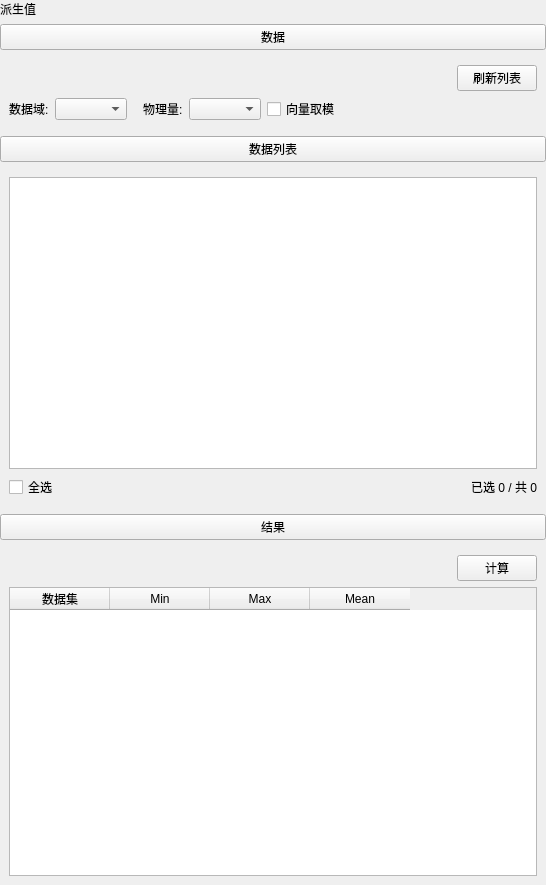
<?xml version="1.0" encoding="UTF-8"?>
<ui version="4.0">
 <class>DerivedValueSettingWidget</class>
 <widget class="QWidget" name="DerivedValueSettingWidget">
  <property name="geometry">
   <rect>
    <x>0</x>
    <y>0</y>
    <width>546</width>
    <height>885</height>
   </rect>
  </property>
  <property name="windowTitle">
   <string>统计</string>
  </property>
  <layout class="QVBoxLayout" name="verticalLayout" stretch="0,0,0,0,0,0,0">
   <property name="leftMargin">
    <number>0</number>
   </property>
   <property name="topMargin">
    <number>0</number>
   </property>
   <property name="rightMargin">
    <number>0</number>
   </property>
   <property name="bottomMargin">
    <number>0</number>
   </property>
   <item>
    <widget class="QLabel" name="label">
     <property name="text">
      <string>派生值</string>
     </property>
    </widget>
   </item>
   <item>
    <widget class="QPushButton" name="pushButton">
     <property name="text">
      <string>数据</string>
     </property>
    </widget>
   </item>
   <item>
    <widget class="QWidget" name="widget_2" native="true">
     <layout class="QVBoxLayout" name="verticalLayout_4">
      <item>
       <layout class="QHBoxLayout" name="horizontalLayout_3">
        <item>
         <spacer name="horizontalSpacer_2">
          <property name="orientation">
           <enum>Qt::Horizontal</enum>
          </property>
          <property name="sizeHint" stdset="0">
           <size>
            <width>40</width>
            <height>20</height>
           </size>
          </property>
         </spacer>
        </item>
        <item>
         <widget class="QPushButton" name="refreshButton">
          <property name="text">
           <string>刷新列表</string>
          </property>
         </widget>
        </item>
       </layout>
      </item>
      <item>
       <layout class="QHBoxLayout" name="topControlsLayout">
        <item>
         <widget class="QLabel" name="labelAssoc">
          <property name="text">
           <string>数据域:</string>
          </property>
         </widget>
        </item>
        <item>
         <widget class="QComboBox" name="assocComboBox">
          <property name="toolTip">
           <string>Point Data / Cell Data</string>
          </property>
         </widget>
        </item>
        <item>
         <spacer name="spacer1">
          <property name="orientation">
           <enum>Qt::Horizontal</enum>
          </property>
          <property name="sizeType">
           <enum>QSizePolicy::Fixed</enum>
          </property>
          <property name="sizeHint" stdset="0">
           <size>
            <width>10</width>
            <height>10</height>
           </size>
          </property>
         </spacer>
        </item>
        <item>
         <widget class="QLabel" name="labelScalar">
          <property name="text">
           <string>物理量:</string>
          </property>
         </widget>
        </item>
        <item>
         <widget class="QComboBox" name="scalarComboBox"/>
        </item>
        <item>
         <widget class="QCheckBox" name="magnitudeCheckBox">
          <property name="text">
           <string>向量取模</string>
          </property>
         </widget>
        </item>
        <item>
         <spacer name="spacer2">
          <property name="orientation">
           <enum>Qt::Horizontal</enum>
          </property>
          <property name="sizeHint" stdset="0">
           <size>
            <width>20</width>
            <height>10</height>
           </size>
          </property>
         </spacer>
        </item>
       </layout>
      </item>
     </layout>
    </widget>
   </item>
   <item>
    <widget class="QPushButton" name="pushButton_2">
     <property name="text">
      <string>数据列表</string>
     </property>
    </widget>
   </item>
   <item>
    <widget class="QWidget" name="widget_3" native="true">
     <layout class="QVBoxLayout" name="verticalLayout_5">
      <item>
       <layout class="QVBoxLayout" name="leftPanelLayout">
        <item>
         <widget class="QListWidget" name="datasetList">
          <property name="minimumSize">
           <size>
            <width>280</width>
            <height>260</height>
           </size>
          </property>
          <property name="alternatingRowColors">
           <bool>true</bool>
          </property>
          <property name="selectionMode">
           <enum>QAbstractItemView::NoSelection</enum>
          </property>
          <property name="uniformItemSizes">
           <bool>true</bool>
          </property>
         </widget>
        </item>
        <item>
         <layout class="QHBoxLayout" name="leftBottomLayout">
          <item>
           <widget class="QCheckBox" name="selectAllCheckBox">
            <property name="text">
             <string>全选</string>
            </property>
           </widget>
          </item>
          <item>
           <spacer name="spacerLeftBottom">
            <property name="orientation">
             <enum>Qt::Horizontal</enum>
            </property>
            <property name="sizeHint" stdset="0">
             <size>
              <width>10</width>
              <height>10</height>
             </size>
            </property>
           </spacer>
          </item>
          <item>
           <widget class="QLabel" name="selectionInfoLabel">
            <property name="text">
             <string>已选 0 / 共 0</string>
            </property>
            <property name="alignment">
             <set>Qt::AlignRight|Qt::AlignTrailing|Qt::AlignVCenter</set>
            </property>
           </widget>
          </item>
         </layout>
        </item>
       </layout>
      </item>
     </layout>
    </widget>
   </item>
   <item>
    <widget class="QPushButton" name="pushButton_3">
     <property name="text">
      <string>结果</string>
     </property>
    </widget>
   </item>
   <item>
    <widget class="QWidget" name="widget" native="true">
     <layout class="QVBoxLayout" name="verticalLayout_3">
      <item>
       <layout class="QHBoxLayout" name="horizontalLayout">
        <item>
         <spacer name="horizontalSpacer">
          <property name="orientation">
           <enum>Qt::Horizontal</enum>
          </property>
          <property name="sizeHint" stdset="0">
           <size>
            <width>40</width>
            <height>20</height>
           </size>
          </property>
         </spacer>
        </item>
        <item>
         <widget class="QPushButton" name="computeButton">
          <property name="text">
           <string>计算</string>
          </property>
         </widget>
        </item>
       </layout>
      </item>
      <item>
       <widget class="QTableWidget" name="statsTable">
 <property name="minimumSize">
  <size>
   <width>480</width>
   <height>260</height>
  </size>
 </property>
 <property name="rowCount">
  <number>0</number>
 </property>
 <property name="columnCount">
  <number>4</number>
 </property>
 <column>
  <property name="text">
   <string>数据集</string>
  </property>
 </column>
 <column>
  <property name="text">
   <string>Min</string>
  </property>
 </column>
 <column>
  <property name="text">
   <string>Max</string>
  </property>
 </column>
 <column>
  <property name="text">
   <string>Mean</string>
  </property>
 </column>
</widget>
      </item>
     </layout>
    </widget>
   </item>
  </layout>
 </widget>
 <resources/>
 <connections/>
</ui>
